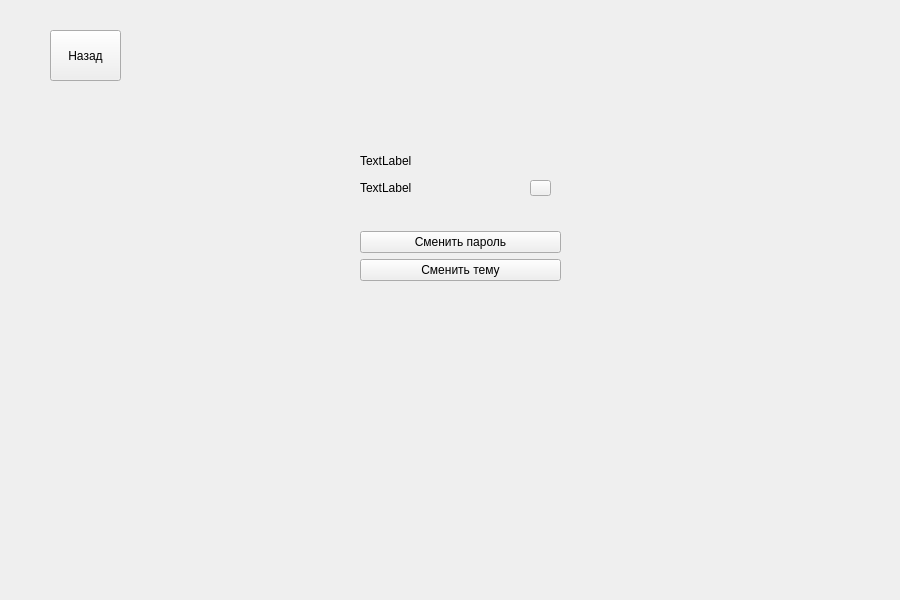
<?xml version="1.0" encoding="UTF-8"?>
<ui version="4.0">
 <class>Changing_topic_btn</class>
 <widget class="QWidget" name="Changing_topic_btn">
  <property name="geometry">
   <rect>
    <x>0</x>
    <y>0</y>
    <width>900</width>
    <height>600</height>
   </rect>
  </property>
  <property name="windowTitle">
   <string>Form</string>
  </property>
  <widget class="QWidget" name="gridLayoutWidget">
   <property name="geometry">
    <rect>
     <x>360</x>
     <y>150</y>
     <width>201</width>
     <height>131</height>
    </rect>
   </property>
   <layout class="QGridLayout" name="gridLayout">
    <item row="3" column="0">
     <widget class="QLabel" name="countt">
      <property name="text">
       <string/>
      </property>
     </widget>
    </item>
    <item row="0" column="0">
     <widget class="QLabel" name="namee">
      <property name="text">
       <string>TextLabel</string>
      </property>
     </widget>
    </item>
    <item row="1" column="0">
     <widget class="QLabel" name="passw">
      <property name="text">
       <string>TextLabel</string>
      </property>
     </widget>
    </item>
    <item row="4" column="0">
     <widget class="QPushButton" name="changpass">
      <property name="text">
       <string>Сменить пароль</string>
      </property>
     </widget>
    </item>
    <item row="5" column="0">
     <widget class="QPushButton" name="ChangingTopic_bnt">
      <property name="text">
       <string>Сменить тему</string>
      </property>
     </widget>
    </item>
   </layout>
  </widget>
  <widget class="QLabel" name="versia">
   <property name="geometry">
    <rect>
     <x>810</x>
     <y>20</y>
     <width>71</width>
     <height>16</height>
    </rect>
   </property>
   <property name="text">
    <string/>
   </property>
  </widget>
  <widget class="QPushButton" name="pasmode">
   <property name="geometry">
    <rect>
     <x>530</x>
     <y>180</y>
     <width>21</width>
     <height>16</height>
    </rect>
   </property>
   <property name="text">
    <string/>
   </property>
   <property name="icon">
    <iconset>
     <normaloff>close_eye.png</normaloff>close_eye.png</iconset>
   </property>
  </widget>
  <widget class="QPushButton" name="ret">
   <property name="geometry">
    <rect>
     <x>50</x>
     <y>30</y>
     <width>71</width>
     <height>51</height>
    </rect>
   </property>
   <property name="text">
    <string>Назад</string>
   </property>
  </widget>
 </widget>
 <resources/>
 <connections/>
</ui>
